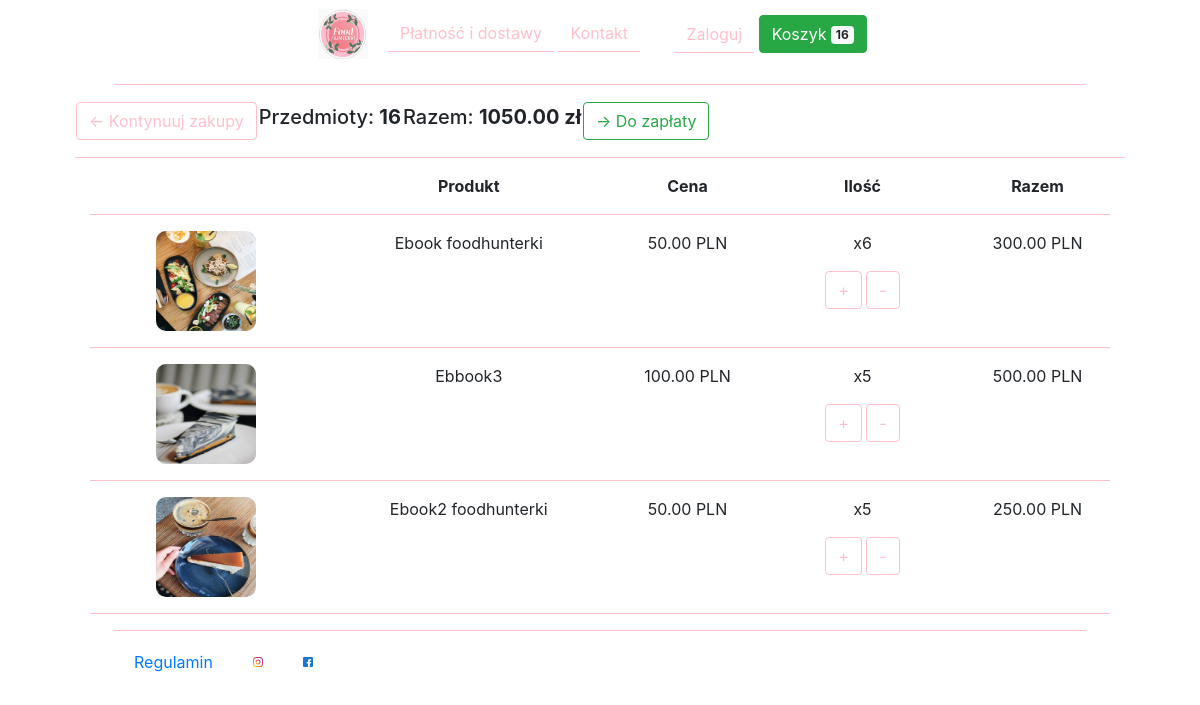
The app's page /cart/ (signed in), older data.
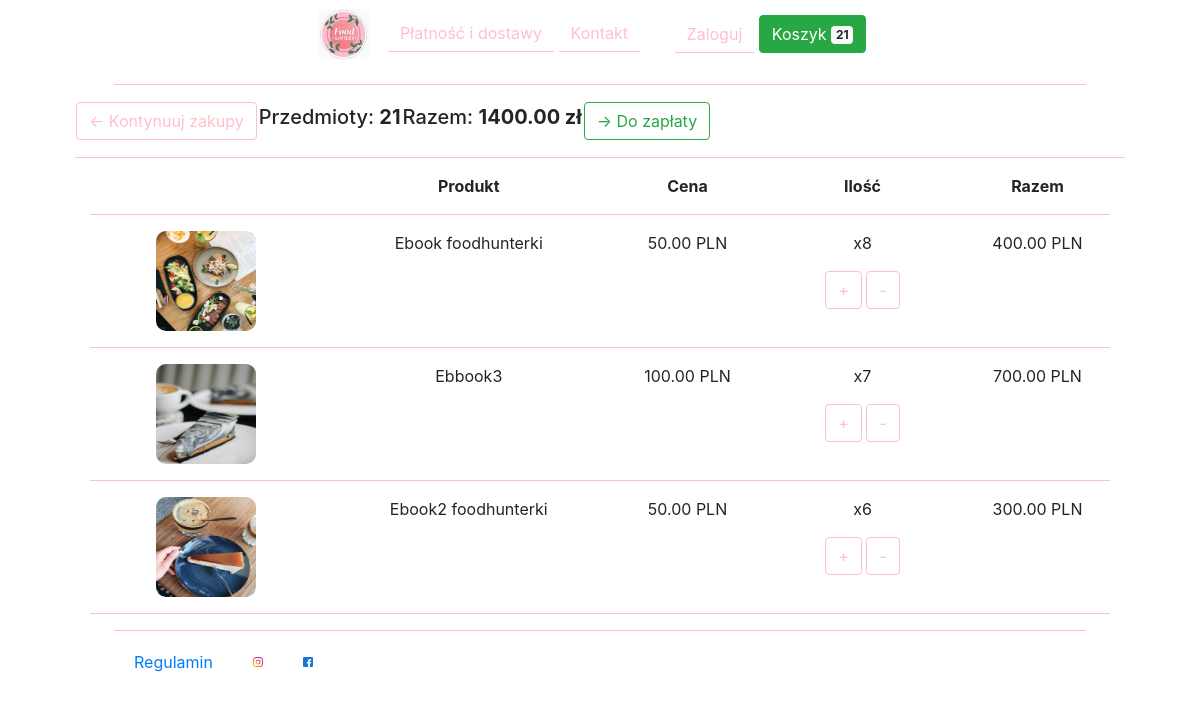
The same page, newer data.
### fhstore/models.py (models this page shows, shortened)
class Order(models.Model):
    ORDER_STATUS = (
        ('Opłacone', 'Opłacone'),
        ('Do wysyłki', 'Do wysyłki'),
        ('Dostarczone', 'Dostarczone'),
    )
    customer = models.ForeignKey(Customer, on_delete=models.SET_NULL, null=True, blank=True)
    date_ordered = models.DateTimeField(auto_now_add=True)
    complete = models.BooleanField(default=False)
    transaction_id = models.CharField(max_length=100, null=True)
    status = models.CharField(max_length=100, null=True, choices=ORDER_STATUS)
    @property
    def get_cart_total(self):
        orderitems = self.orderitem_set.all()
        total = sum([item.get_total for item in orderitems])
        return total
    @property
    def get_cart_items(self):
        orderitems = self.orderitem_set.all()
        total = sum([item.quantity for item in orderitems])
        return total

class OrderItem(models.Model):
    product = models.ForeignKey(Product, on_delete=models.SET_NULL, null=True)
    order = models.ForeignKey(Order, on_delete=models.SET_NULL, null=True, blank=True)
    quantity = models.IntegerField(default=0, null=True, blank=True)
    date_added = models.DateTimeField(auto_now_add=True)
    @property
    def get_total(self):
        total = self.product.price * self.quantity
        return total

class Product(models.Model):
    name = models.CharField(max_length=200)
    price = models.DecimalField(max_digits=7, decimal_places=2)
    digital = models.BooleanField(default=False, null=True, blank=True)
    image = models.ImageField(null=True, blank=True)
    @property
    def imageURL(self):
        try:
            url = self.image.url
        except:
            url = ''
        return url

### fhstore/views.py (the view)
# urls.py: path('cart/', views.cart, name='cart'),
def cart(request):
    data = cartData(request)
    cartItems = data['cartItems']
    order = data['order']
    items = data['items']
    context = {'items':items, 'order':order, 'cartItems':cartItems}
    return render(request, 'fhstore/cart.html', context)

### fhstore/utils.py (called while the page is built)
def cartData(request):
    if request.user.is_authenticated:
        customer = request.user.customer
        order, created = Order.objects.get_or_create(customer=customer, complete=False)
        items = order.orderitem_set.all()
        cartItems = order.get_cart_items
    else:
        cookieData = cookieCart(request)
        cartItems = cookieData['cartItems']
        order = cookieData['order']
        items = cookieData['items']
    return {'cartItems':cartItems, 'order':order, 'items':items}

### fhstore/templates/fhstore/cart.html (shortened to what this page needs)
{% extends 'fhstore/base.html' %}
{% load static %}
{% block content %}
    <div>
            <table>
            <div class="row row-cols-4">
            <div class="container">
                <th><a class="btn btn-outline-light" href="{% url 'store' %}">&#x2190; Kontynuuj zakupy</a></th>
                <th><h5>Przedmioty: <strong>{{order.get_cart_items}}</strong></h5></th>
                <th><h5>Razem: <strong>{{order.get_cart_total|floatformat:2}} zł</strong></h5></th>
                <th><a class="btn btn-outline-success" href="{% url 'checkout' %}">&#x2192; Do zapłaty</a></th>
            </div>
            </div>
            </table>
            <hr class="horizontal-line">
            <div class="container">
				<div class="row row-cols-4">
					<div style="flex:2"></div>
					<div style="flex:2"><strong>Produkt</strong></div>
					<div style="flex:1"><strong>Cena</strong></div>
					<div style="flex:1"><strong>Ilość</strong></div>
					<div style="flex:1"><strong>Razem</strong></div>
				</div>
                <hr class="horizontal-line">
                {% for item in items %}
                <div class="row row-cols-4">
                    <div style="flex:2"><img class="thumbnail-checkout" src="{{item.product.imageURL}}"></div>
                    <div style="flex:2">{{item.product.name}}</div>
                    <div style="flex:1"><p>{{item.product.price|floatformat:2}} PLN</p></div>
                    <div style="flex:1">
                        <p class="quantity">x{{item.quantity}}</p>
                        <div class="quantity">
                            <button data-product={{item.product.id}} data-action="add" class="btn btn-outline-light add-btn update-cart">+</button>
                            <button data-product={{item.product.id}} data-action="remove" class="btn btn-outline-light add-btn update-cart">-</button>
                        </div>
                    </div>
                    <div style="flex:1">{{item.get_total|floatformat:2}} PLN</div>
                </div>
                <hr class="horizontal-line">
                {% endfor %}
            </div>
        </div>
{% endblock content %}

### fhstore/templates/fhstore/base.html (shortened to what this page needs)
<!DOCTYPE html>
{% load static %}
<html lang="en">
<head>
    <link rel="stylesheet" type="text/css" href="{% static 'css/main.css' %}">
    <link rel="stylesheet" href="https://stackpath.bootstrapcdn.com/bootstrap/4.5.0/css/bootstrap.min.css">
</head>
<body>
<nav class="navbar-bar">
    <nav class="navbar-bar">
    <a href="{% url 'home' %}">
        <img border="0" alt="Foodhunterki" src="{% static 'images/fhblog/profiles/fhlogo.png' %}" width="50" height="50">
    </a>
    <div class="navbar-nav-left">
        <a class="btn btn-outline-light-menu" href="">Płatność i dostawy</a>
        <a class="btn btn-outline-light-menu" href="">Kontakt</a>
    </div>
    <div class="navbar-nav-right">
        <a class="btn btn-outline-light-menu" href="{% url 'store' %}">Zaloguj</a>
        <a class="btn btn-success" href="{% url 'cart' %}">Koszyk
            <span class="badge badge-light" id="cart-total">{{cartItems}}</span>
        </a>
    </div>
    <hr class="horizontal-line">
</nav>
    <div class="container">
        {% block content %}
        {% endblock content %}
    </div>
    {% include "fhstore/footer.html" %}
</body>
</html>

### fhstore/templates/fhstore/footer.html (shortened to what this page needs)
<!DOCTYPE html>
{% load static %}
<html lang="en">
<head>
    <link rel="stylesheet" type="text/css" href="{% static 'css/main.css' %}">
    <link rel="stylesheet" href="https://stackpath.bootstrapcdn.com/bootstrap/4.5.0/css/bootstrap.min.css">
</head>
<body>
<nav class="navbar-bar">
    <hr class="horizontal-line">
    <nav class="nav nav-pills flex-column flex-sm-row">
            <a class="footer-link" href="#">Regulamin</a>
            <img class="footer-icon" src="{% static '/images/001-instagram.svg' %}"></img>
            <img class="footer-icon" src="{% static '/images/002-facebook.svg' %}"></img>
    </nav>
</nav>
</body>
</html>

### static/css/main.css (style rules this page uses)
.navbar-bar { margin-left: 5%; margin-right: 5%; background-color: white; text-align: center; }
.navbar-nav-left { display: inline-block; max-width: 60%; text-align: left; border-radius: 3px; margin: 15px; vertical-align: top; }
.navbar-nav-right { display: inline-block; text-align: right; max-width: 40%; border-radius: 3px; margin: 15px; }
.horizontal-line { color: pink; border-color: pink; }
.btn.btn-outline-light { color:pink; border-color: pink; }
.thumbnail-checkout { align-self: center; width: 100px; height: 100px; border-radius: 10px; }
.footer-icon { align-self: center; width: 30px; height: 30px; margin-right: 10px; margin-left: 10px; padding-left: 10px; padding-right: 10px; }
.footer-link { align-self: center; margin-right: 10px; margin-left: 10px; padding-left: 10px; padding-right: 10px; }
.btn.btn-outline-light-menu { color:pink; border-color: pink; border-top-width: 0px; border-right-width: 0px; border-left-width: 0px; border-radius: 0px; }
.container { border-color:black; border-top: 1px; border-right: 1px; border-bottom: 1px; border-left: 1px; }

Row changes from the older to the newer data that the page shows:
changed through a linked row, Order: get_cart_items "16" → "21"; get_cart_total "1050.00" → "1400.00"
changed OrderItem "Ebook foodhunterki": quantity "6" → "8"; get_total "300.00" → "400.00"
changed OrderItem "Ebbook3": quantity "5" → "7"; get_total "500.00" → "700.00"
changed OrderItem "Ebook2 foodhunterki": quantity "5" → "6"; get_total "250.00" → "300.00"
Text that changed along with them:
{{ cartItems }}: "16" → "21"
